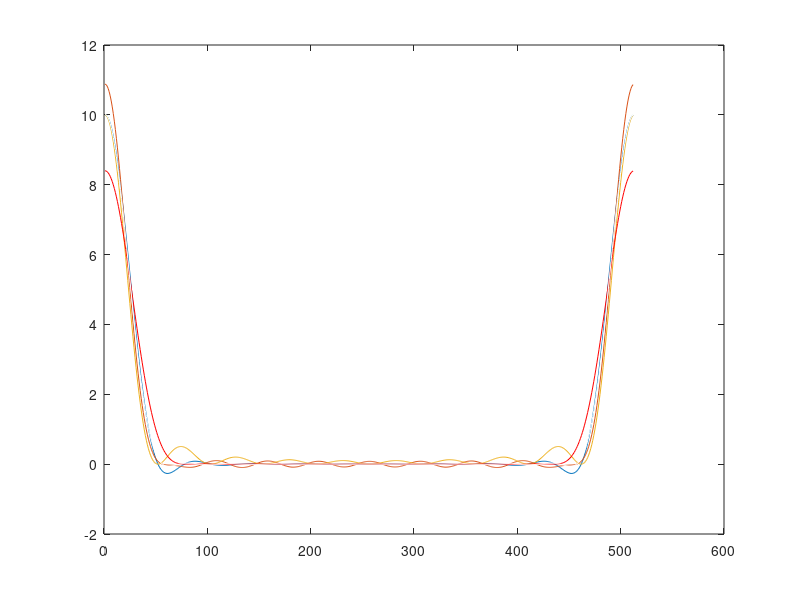

This figure's MATLAB source:
% Test the composite mapping algorithm on the positive sequence
% Copyright 1999 by Todd K. Moon

N = 512;
q = 10;
t = (0:q)';
h1 = 0.5 + 0.5*cos(pi*t/q);          % Hanning
h2 = 0.54 + 0.46*cos(pi*t/q);        % Hamming
h3 = 1- t./q;                         % Bartlett
h4 = 0.42 + 0.5*cos(pi*t/q) + .08*cos(2*pi*t/q);  % Blackman

beta = 6;
h5 = besseli(0,beta*sqrt(1-  (t/q).^2))/besseli(0,beta);

x1 = [h1; zeros(N-2*q-1,1); h1(q+1:-1:2)];
x2 = [h2; zeros(N-2*q-1,1); h2(q+1:-1:2)];
x3 = [h3; zeros(N-2*q-1,1); h3(q+1:-1:2)];
x4 = [h4; zeros(N-2*q-1,1); h4(q+1:-1:2)];
x5 = [h5; zeros(N-2*q-1,1); h5(q+1:-1:2)];
X1 = fft(x1);
X2 = fft(x2);
X3 = fft(x3);
X4 = fft(x4);
X5 = fft(x5);

plot(real(X1));
hold on
plot(real(X2));
plot(real(X3));
plot(real(X4),'r');
plot(real(X5),'w');
[min(real(X1)) min(real(X2)) min(real(X3)) min(real(X4)) min(real(X5)) ]

h = h2;
x = x2;
converged = 0;
numiter = 0;
while ~converged
  numiter = numiter+1
  X = real(fft(x));
  idx = X < 0;
  X(idx) = zeros(size(X(idx)));
  newx = real(ifft(X));
  newx(q+2:N-q) = zeros(N-2*q-1,1);
  if(norm(x-newx) < 1.e-8)
    converged = 1;
  end
  x = newx;
end